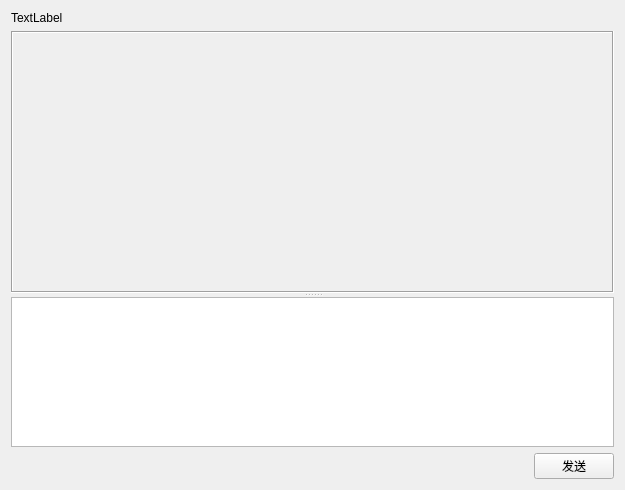
<?xml version="1.0" encoding="UTF-8"?>
<ui version="4.0">
 <class>ChatForm</class>
 <widget class="QWidget" name="ChatForm">
  <property name="geometry">
   <rect>
    <x>0</x>
    <y>0</y>
    <width>625</width>
    <height>490</height>
   </rect>
  </property>
  <property name="windowTitle">
   <string>Form</string>
  </property>
  <layout class="QVBoxLayout" name="verticalLayout">
   <item>
    <widget class="QLabel" name="label">
     <property name="text">
      <string>TextLabel</string>
     </property>
    </widget>
   </item>
   <item>
    <widget class="QSplitter" name="splitter">
     <property name="orientation">
      <enum>Qt::Vertical</enum>
     </property>
     <widget class="QScrollArea" name="scrollArea">
      <property name="minimumSize">
       <size>
        <width>300</width>
        <height>100</height>
       </size>
      </property>
      <property name="frameShape">
       <enum>QFrame::Box</enum>
      </property>
      <property name="widgetResizable">
       <bool>true</bool>
      </property>
      <widget class="QWidget" name="scrollAreaWidgetContents">
       <property name="geometry">
        <rect>
         <x>0</x>
         <y>0</y>
         <width>599</width>
         <height>245</height>
        </rect>
       </property>
       <layout class="QVBoxLayout" name="ShowMessageLayout"/>
      </widget>
     </widget>
     <widget class="QPlainTextEdit" name="plainTextEdit">
      <property name="sizePolicy">
       <sizepolicy hsizetype="Expanding" vsizetype="Expanding">
        <horstretch>0</horstretch>
        <verstretch>0</verstretch>
       </sizepolicy>
      </property>
      <property name="minimumSize">
       <size>
        <width>100</width>
        <height>100</height>
       </size>
      </property>
      <property name="maximumSize">
       <size>
        <width>16777215</width>
        <height>150</height>
       </size>
      </property>
     </widget>
    </widget>
   </item>
   <item>
    <layout class="QHBoxLayout" name="horizontalLayout">
     <item>
      <spacer name="horizontalSpacer">
       <property name="orientation">
        <enum>Qt::Horizontal</enum>
       </property>
       <property name="sizeHint" stdset="0">
        <size>
         <width>40</width>
         <height>20</height>
        </size>
       </property>
      </spacer>
     </item>
     <item>
      <widget class="QPushButton" name="SendPushButton">
       <property name="text">
        <string>发送</string>
       </property>
      </widget>
     </item>
    </layout>
   </item>
  </layout>
 </widget>
 <resources/>
 <connections/>
</ui>
